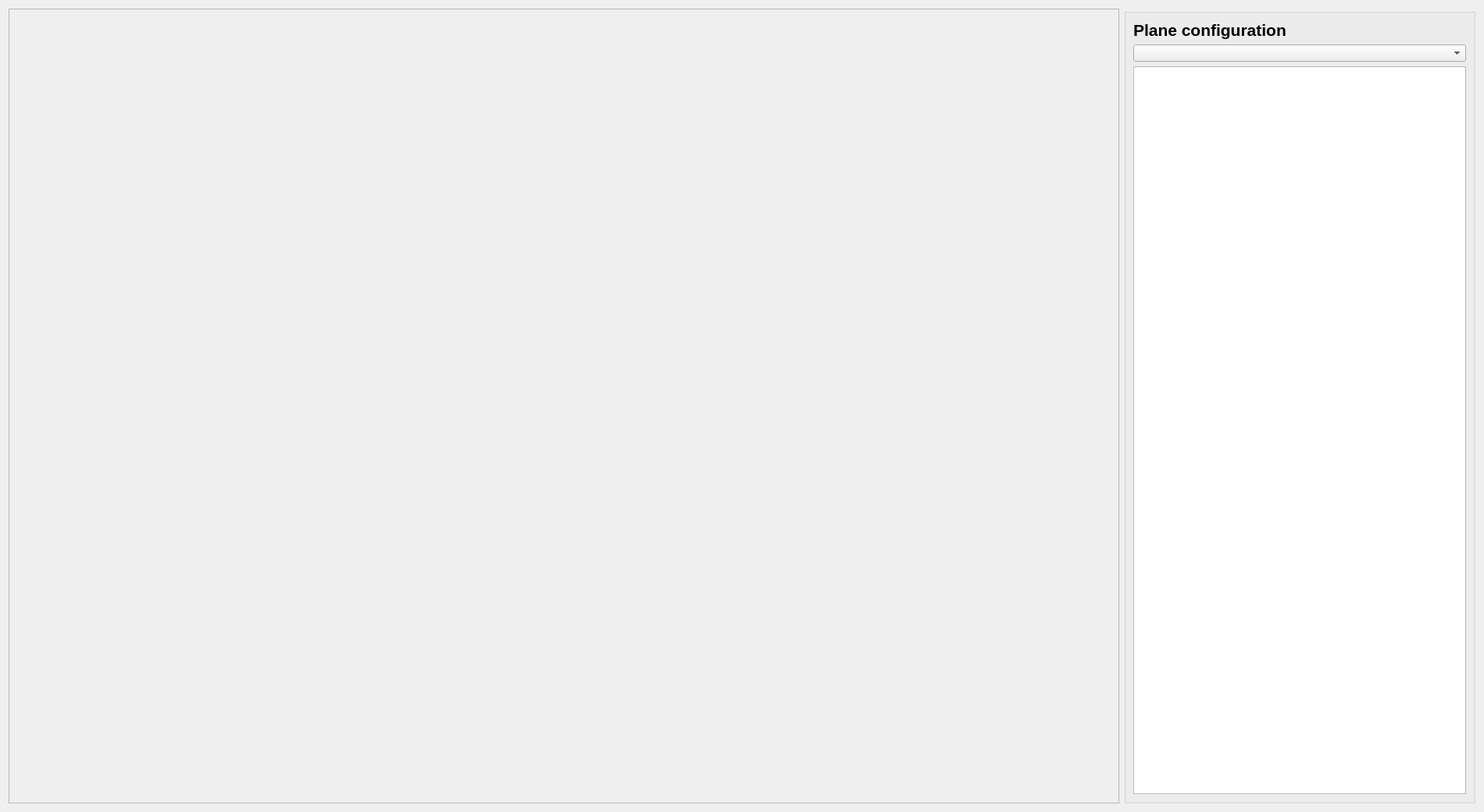
<?xml version="1.0" encoding="UTF-8"?>
<ui version="4.0">
 <class>configure_tx</class>
 <widget class="QDialog" name="configure_tx">
  <property name="geometry">
   <rect>
    <x>0</x>
    <y>0</y>
    <width>1900</width>
    <height>1040</height>
   </rect>
  </property>
  <property name="windowTitle">
   <string>Dialog</string>
  </property>
  <layout class="QHBoxLayout" name="horizontalLayout">
   <item>
    <widget class="QScrollArea" name="scrollArea">
     <property name="minimumSize">
      <size>
       <width>0</width>
       <height>0</height>
      </size>
     </property>
     <property name="widgetResizable">
      <bool>true</bool>
     </property>
     <widget class="QWidget" name="modulesPlane">
      <property name="geometry">
       <rect>
        <x>0</x>
        <y>0</y>
        <width>1424</width>
        <height>1020</height>
       </rect>
      </property>
     </widget>
    </widget>
   </item>
   <item>
    <widget class="QGroupBox" name="groupBox">
     <property name="minimumSize">
      <size>
       <width>300</width>
       <height>0</height>
      </size>
     </property>
     <property name="maximumSize">
      <size>
       <width>450</width>
       <height>16777215</height>
      </size>
     </property>
     <property name="title">
      <string/>
     </property>
     <layout class="QVBoxLayout" name="verticalLayout">
      <item>
       <widget class="QLabel" name="title">
        <property name="palette">
         <palette>
          <active>
           <colorrole role="WindowText">
            <brush brushstyle="SolidPattern">
             <color alpha="255">
              <red>0</red>
              <green>0</green>
              <blue>0</blue>
             </color>
            </brush>
           </colorrole>
          </active>
          <inactive>
           <colorrole role="WindowText">
            <brush brushstyle="SolidPattern">
             <color alpha="255">
              <red>0</red>
              <green>0</green>
              <blue>0</blue>
             </color>
            </brush>
           </colorrole>
          </inactive>
          <disabled>
           <colorrole role="WindowText">
            <brush brushstyle="SolidPattern">
             <color alpha="96">
              <red>164</red>
              <green>166</green>
              <blue>168</blue>
             </color>
            </brush>
           </colorrole>
          </disabled>
         </palette>
        </property>
        <property name="font">
         <font>
          <pointsize>16</pointsize>
          <weight>75</weight>
          <bold>true</bold>
         </font>
        </property>
        <property name="text">
         <string>Plane configuration</string>
        </property>
       </widget>
      </item>
      <item>
       <widget class="QComboBox" name="deviceList"/>
      </item>
      <item>
       <widget class="QTableWidget" name="txConfigurationTable"/>
      </item>
     </layout>
    </widget>
   </item>
  </layout>
 </widget>
 <resources/>
 <connections/>
</ui>
